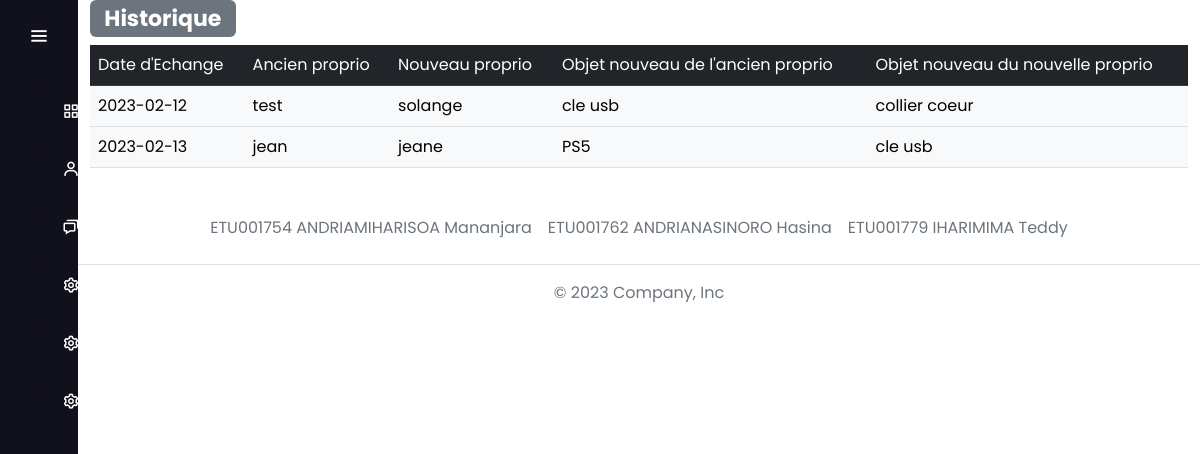
Before: /index.php/login/historique with the older database file.
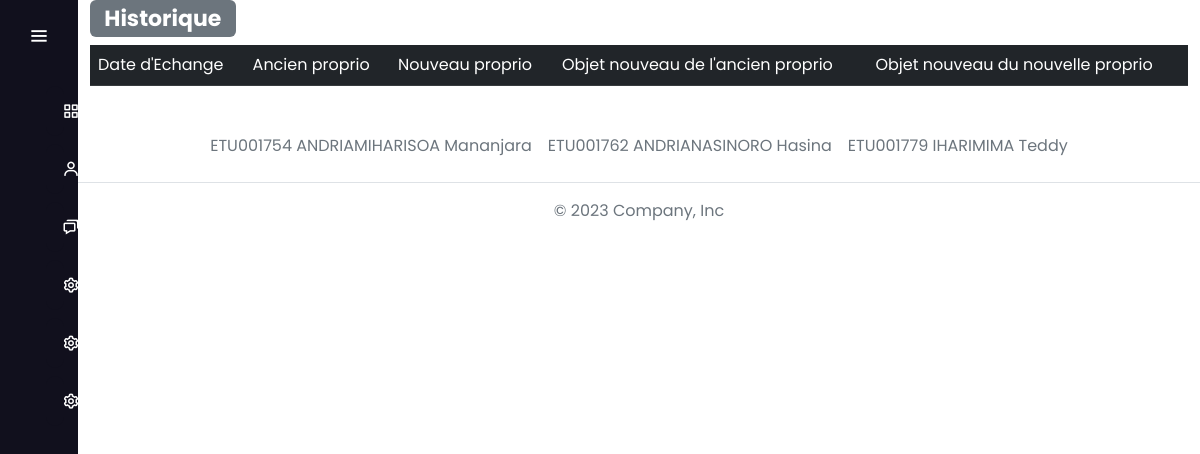
After: the same page with the newer database file.
### tables this page shows
create table confirmer (
    idconfirmer INT PRIMARY KEY AUTO_INCREMENT,
    iddemande INT,
    dateconfirmer DATE,
    FOREIGN KEY (iddemande) REFERENCES demande(iddemande)
);

create table user(
    iduser INT PRIMARY KEY AUTO_INCREMENT,
    nom VARCHAR(255),
    mdp VARCHAR(255)
);

create table objet(
    idobjet INT PRIMARY KEY AUTO_INCREMENT,
    idcategorie INT,
    iduser INT,
    nom VARCHAR(255),
    description TEXT,
    photo VARCHAR(255),
    prix DOUBLE,
    FOREIGN KEY (idcategorie) REFERENCES categorie(idcategorie),
    FOREIGN KEY (iduser) REFERENCES user(iduser)
);

### application/controllers/Login.php (called while the page is built, shortened)
<?php
class Login extends CI_Controller {
	public function historique(){
		$this->load->model('Model_model');
		$data ['historique'] = $this->Model_model->getHistorique();
		$this->load->view('historique',$data);
	}
}

### index.php (called while the page is built, shortened)
<?php
require_once BASEPATH.'core/CodeIgniter.php';

### application/models/Model_model.php (called while the page is built, shortened)
<?php
class Model_model extends CI_Model{
    public function getHistorique(){
        $query = $this->db->query("
                                    select confirmer.dateconfirmer as dateechange, demande.idsend as oldproprio ,
                                    demande.idreceive as newproprio ,demande.idobjetsend as objetazonew ,demande.idobjetreceive as objetazoold ,
                                    objet.nom as nomazonew , o.nom as nomazoold , user.nom as nomoldproprio , u.nom as nomnewproprio
                                    from  confirmer
                                    join demande
                                    on confirmer.iddemande = demande.iddemande
                                    join objet
                                    on objet.idobjet = demande.idobjetsend
                                    join objet as o
                                    on o.idobjet = demande.idobjetreceive
                                    join user
                                    on user.iduser = demande.idsend
                                    join user as u
                                    on u.iduser = demande.idreceive
                                ");
        $tab = array();
        $i = 0;
        foreach($query->result_array() as $row){
            $tab[$i]['dateechange'] = $row['dateechange'];
            $tab[$i]['oldproprio'] = $row['oldproprio'];
            $tab[$i]['newproprio'] = $row['newproprio'];
            $tab[$i]['objetazonew'] = $row['objetazonew'];
            $tab[$i]['objetazoold'] = $row['objetazoold'];
            $tab[$i]['nomazonew'] = $row['nomazonew'];
            $tab[$i]['nomazoold'] = $row['nomazoold'];
            $tab[$i]['nomoldproprio'] = $row['nomoldproprio'];
            $tab[$i]['nomnewproprio'] = $row['nomnewproprio'];
            $i++;
        }
        return $tab;
    }
}
?>

### application/views/historique.php (the view, shortened to what this page needs)
<!DOCTYPE html>
<html lang="en" dir="ltr">
  <head>
    <link rel="stylesheet" href="styleMenu.css">
   </head>
   <link href="<?php echo site_url('assets/dist/css/bootstrap.min.css'); ?>" rel="stylesheet">
   <link href='https://unpkg.com/boxicons@2.0.7/css/boxicons.min.css' rel='stylesheet'>
   <link href="<?php echo site_url('assets/style/headers.css');?>" rel="stylesheet">
   <link rel="stylesheet" href="<?php echo site_url('assets/fontawesome-5/css/all.css'); ?>">
   <link href='https://unpkg.com/boxicons@2.0.7/css/boxicons.min.css' rel='stylesheet'>
<link rel="stylesheet" href="<?php echo site_url('assets/css/styleAcceuil.css');?>">
<link rel="stylesheet" href="<?php echo site_url('assets/css/styleMenu.css'); ?>" />
<body>
<div class="sidebar">
    <div class="logo-details">
      <a style="text-decoration: none;" href="<?php echo site_url('Login/acceuil/'.$_SESSION['iduser']); ?>"><div class="logo_name">Takalo</div></a>
        <i class='bx bx-menu' id="btn" ></i>
    </div>
    <ul class="nav-list">
      <li>
        <a href="<?php echo site_url('Login/autre/'.$_SESSION['iduser']); ?>">
          <i class='bx bx-grid-alt'></i>
        </a>
      </li>
      <li>
      <a href="<?php echo site_url('Login/accept'); ?>">
         <i class='bx bx-user' ></i>
       </a>
     </li>
     <li>
       <a href="<?php echo site_url('Login/demandeobjet'); ?>">
         <i class='bx bx-chat' ></i>
       </a>
     </li>
     <li>
       <a href="<?php echo site_url('Login/historique'); ?>">
         <i class='bx bx-cog' ></i>
       </a>
     </li>
     <li>
       <a href="<?php echo site_url('Login/echangeEff'); ?>">
         <i class='bx bx-cog' ></i>
       </a>
     </li>
     <li>
       <a href="<?php echo site_url('Login/logout'); ?>">
         <i class='bx bx-cog' ></i>
       </a>
     </li>
    </ul>
  </div>
  <section class="home-section" style="background-color: white;">
    <div class="container" >
      <h3 class="badge bg-secondary" style="font-weight: bolder;font-size: 22px;">Historique</h3><br>
        <table class="table table-hover">
            <tr class="table-dark">
                <td>Date d'Echange</td>
                <td>Ancien proprio</td>
                <td>Nouveau proprio</td>
                <td>Objet nouveau de l'ancien proprio</td>
                <td>Objet nouveau du nouvelle proprio</td>
            </tr>
            <?php for ($i=0; $i < count($historique); $i++) { ?>
            <tr class="table-light">
                <td><?php echo $historique[$i]['dateechange']; ?></td>
                <td><?php echo $historique[$i]['nomoldproprio']; ?></td>
                <td><?php echo $historique[$i]['nomnewproprio']; ?></td>
                <td><?php echo $historique[$i]['nomazoold']; ?></td>
                <td><?php echo $historique[$i]['nomazonew']; ?></td>
            </tr>
           <?php } ?>
        </table>
    </div>
    <footer class="py-3 my-4" style="background-color: white;">
    <ul class="nav justify-content-center border-bottom pb-3 mb-3">
      <li class="nav-item"><a href="#" class="nav-link px-2 text-muted">ETU001754 ANDRIAMIHARISOA Mananjara </a></li>
      <li class="nav-item"><a href="#" class="nav-link px-2 text-muted">ETU001762 ANDRIANASINORO Hasina </a></li>
      <li class="nav-item"><a href="#" class="nav-link px-2 text-muted">ETU001779 IHARIMIMA Teddy</a></li>
    </ul>
    <p class="text-center text-muted">&copy; 2023 Company, Inc</p>
    </footer>
  </section>
</body>
</html>

### assets/css/styleMenu.css (style rules this page uses)
* { margin: 0; padding: 0; box-sizing: border-box; font-family: "Poppins" , sans-serif; }
.sidebar { position: fixed; left: 0; top: 0; height: 100%; width: 78px; background: #11101D; padding: 6px 14px; z-index: 99; transition: all 0.5s ease; }
.sidebar .logo-details { height: 60px; display: flex; align-items: center; position: relative; }
.sidebar .logo-details #btn { position: absolute; top: 50%; right: 0; transform: translateY(-50%); font-size: 22px; transition: all 0.4s ease; font-size: 23px; text-align: center; cursor: pointer; transition: all 0.5s ease; }
.sidebar i { color: #fff; height: 60px; min-width: 50px; font-size: 28px; text-align: center; line-height: 60px; }
.sidebar .nav-list { margin-top: 20px; height: 100%; }
.sidebar li { position: relative; margin: 8px 0; list-style: none; }
.sidebar li a { display: flex; height: 100%; width: 100%; border-radius: 12px; align-items: center; text-decoration: none; transition: all 0.4s ease; background: #11101D; }
.sidebar li i { height: 50px; line-height: 50px; font-size: 18px; border-radius: 12px; }
.home-section { position: relative; background: #E4E9F7; min-height: 100vh; top: 0; left: 78px; width: calc(100% - 78px); transition: all 0.5s ease; z-index: 2; }

Changed rows visible on the page:
removed confirmer: dateconfirmer "2023-02-12", user.nom "test", user.nom "solange", objet.nom "cle usb", objet.nom "collier coeur"
removed confirmer: dateconfirmer "2023-02-13", user.nom "jean", user.nom "jeane", objet.nom "PS5", objet.nom "cle usb"
